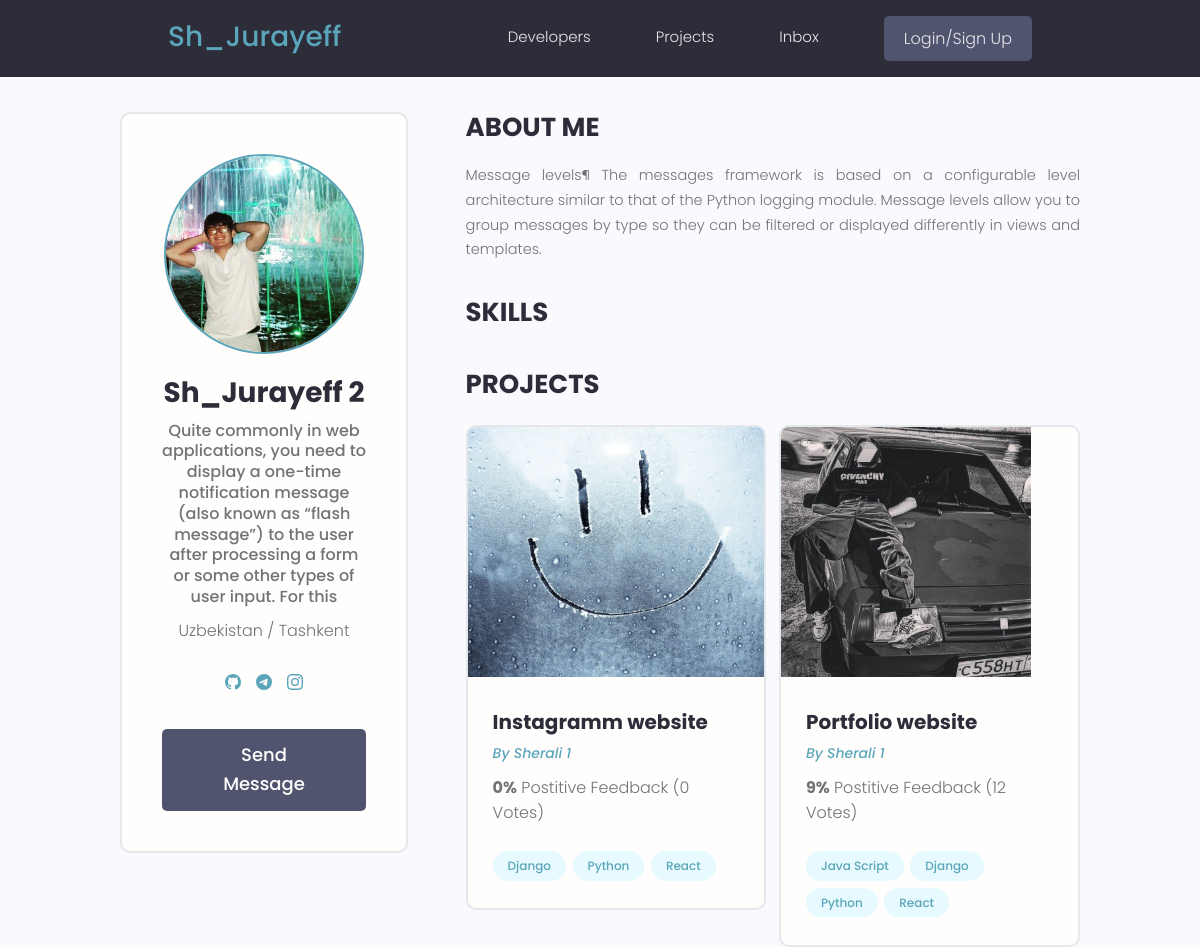
/profile/3ea1f5e0-f111-496e-9ccc-9f44f825f8f7/ (upper part), run on an earlier commit of the app's database.
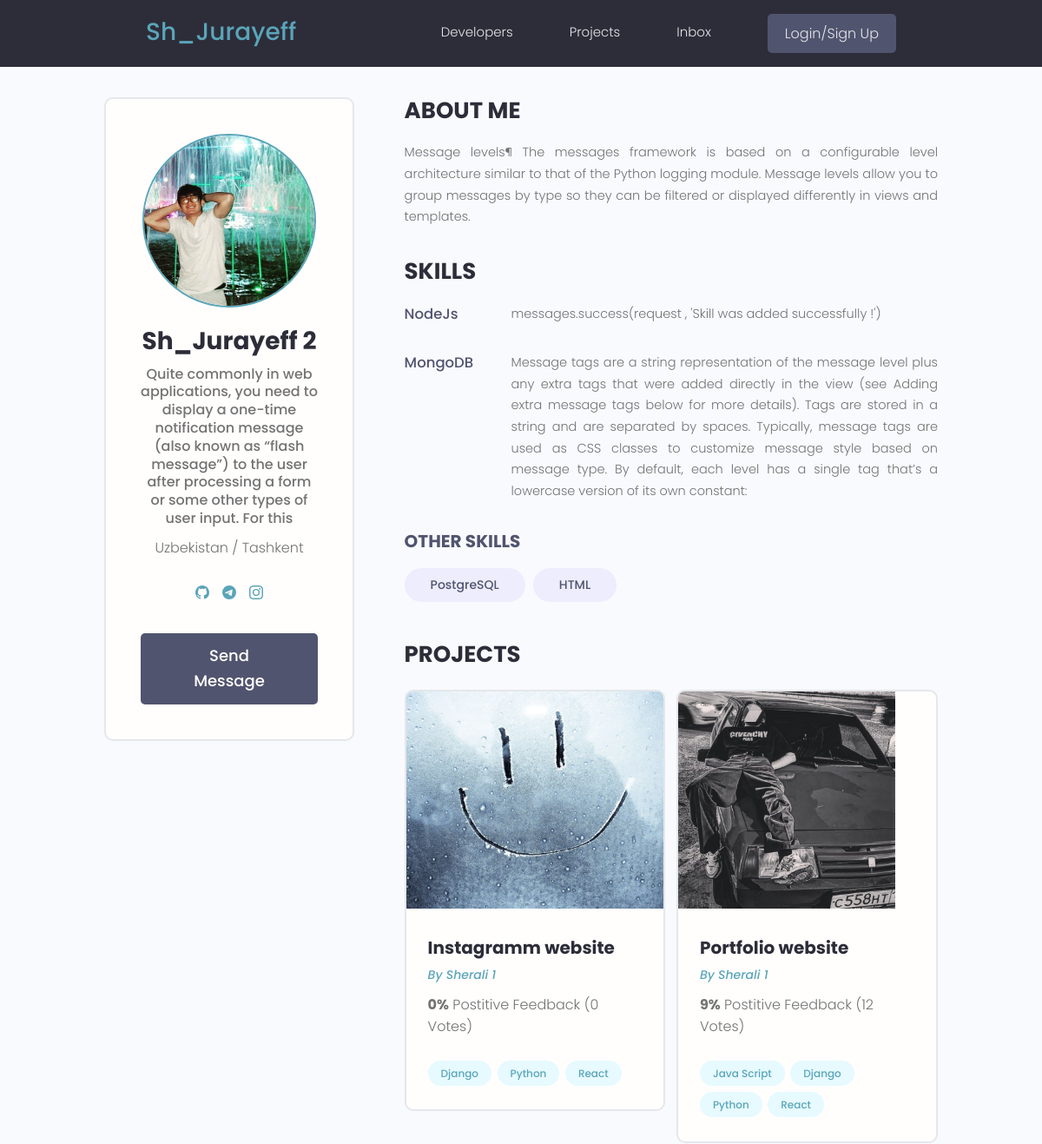
And on a later commit of the database.
### projects/models.py (models this page shows, shortened)
class Project(models.Model):
    owner = models.ForeignKey(Profile , null = True , blank=True , on_delete=models.SET_NULL)
    title = models.CharField(max_length=200)
    description = models.TextField(null=True , blank=True)
    featured_images = models.ImageField(null=True, blank=True , default='default.png')
    demo_link = models.CharField(max_length=200 , null=True , blank=True)
    source_link = models.CharField(max_length=200 , null=True ,blank=True)
    tags = models.ManyToManyField('Tag', blank=True)
    vote_total = models.IntegerField(default=0 , null=True ,blank=True)
    vote_ratio = models.IntegerField(default=0 , null=True ,blank=True)
    created = models.DateTimeField(auto_now_add=True)
    id = models.UUIDField(default=uuid.uuid4 , unique=True ,
                          primary_key=True , editable=False)

class Tag(models.Model):
    name = models.CharField(max_length=200)
    created = models.DateTimeField(auto_now_add=True)
    id = models.UUIDField(default=uuid.uuid4 , unique=True ,
                          primary_key=True , editable=False)
    def __str__(self):
        return self.name

### users/models.py (models this page shows, shortened)
class Profile(models.Model):
    user = models.OneToOneField(User , on_delete=models.CASCADE , null=True , blank=True)
    name = models.CharField(max_length=200 , blank=True  , null=True)
    email = models.EmailField(max_length=200 , blank=True , null=True)
    username = models.CharField(max_length=200 , blank=True  , null=True)
    location = models.CharField(max_length=200 , blank=True  , null=True)
    short_intro =  models.CharField(max_length=200 , blank=True  , null=True)
    bio = models.TextField(blank=True , null=True)
    profile_image = models.ImageField(blank=True ,null=True , upload_to='profiles/' , default='profiles/user-default.png')
    social_github = models.CharField(max_length=200 , blank=True  , null=True)
    social_telegram = models.CharField(max_length=200 , blank=True  , null=True)
    social_instagram = models.CharField(max_length=200 , blank=True  , null=True)
    social_linkedin = models.CharField(max_length=200 , blank=True  , null=True)
    social_twitter = models.CharField(max_length=200 , blank=True  , null=True)
    created_at = models.DateTimeField(auto_now_add=True , null=True ,blank=True)
    id = models.UUIDField(unique=True , default=uuid.uuid4 , primary_key=True , editable=False)

class Skill(models.Model):
    owner = models.ForeignKey(Profile , on_delete=models.CASCADE, null=True)
    name = models.CharField(max_length=200 , blank=True  , null=True)
    description = models.TextField(null=True , blank=True)
    created = models.DateTimeField(auto_now_add=True , null=True , blank=True)
    id = models.UUIDField(unique=True , default=uuid.uuid4 , primary_key=True , editable=False)
    def __str__(self):
        return str(self.name)

### users/views.py (the view)
# urls.py: path('profile/<str:pk>/' , userProfile , name = 'user-profile') ,
def userProfile(request , pk):
    profile = Profile.objects.get(id=pk)
    topSkills = profile.skill_set.exclude(description__exact='')
    otherSkills = profile.skill_set.filter(description = '')
    context = {
        "profile" : profile ,
        'topSkills' : topSkills ,
        'otherSkills' : otherSkills
    }
    return render(request , 'users/user-profile.html' , context)

### users/templates/users/user-profile.html (shortened to what this page needs)
{% extends 'main.html' %}
{% block content %}
<main class="profile my-md">
    <div class="container">
      <div class="layout">
        <div class="column column--1of3">
          <div class="card text-center">
            <div class="card__body dev">
              <img class="avatar avatar--xl" src="{{profile.profile_image.url}}" />
              <h2 class="dev__name">{{profile.username}}</h2>
              <p class="dev__title">{{profile.short_intro}}</p>
              <p class="dev__location">{{profile.location}}</p>
              <ul class="dev__social">
                {% if profile.social_github %}
                <li>
                  <a title="Github" href="{{profile.social_github}}" target="_blank"></a>
                </li>
                {%endif%}
                {% if profile.social_telegram %}
                <li>
                  <a title="Telegram" href="{{profile.social_telegram}}" target="_blank"></a>
                </li>
                {%endif%}
                {% if profile.social_instagram %}
                <li>
                  <a title="Instagram" href="{{profile.social_instagram}}" target="_blank"></a>
                </li>
                {%endif%}
              </ul>
              <a href="#" class="btn btn--sub btn--lg">Send Message </a>
            </div>
          </div>
        </div>
        <div class="column column--2of3">
          <div class="devInfo">
            <h3 class="devInfo__title">About Me</h3>
            <p class="devInfo__about">{{profile.bio}}</p>
          </div>
          <div class="devInfo">
            <h3 class="devInfo__title">Skills</h3>
            <div class="devInfo__skills">
                {%for skill in topSkills %}
              <div class="devSkill">
                <h4 class="devSkill__title">{{skill.name}}</h4>
                <p class="devSkill__info">{{skill.description}}</p>
              </div>
                {%endfor%}
              {% if otherSkills %}
              <h3 class="devInfo__subtitle">Other Skills</h3>
              <div class="devInfo__otherSkills">
                {% for skill in otherSkills %}
                <span class="tag tag--pill tag--sub tag--lg">
                  <small>{{ skill }}</small>
                </span>
                {% endfor %}
              </div>
              {%endif%}
            </div>
          </div>
          <div class="devInfo">
            <h3 class="devInfo__title">Projects</h3>
            <div class="grid grid--two">
                {% for project in profile.project_set.all%}
              <div class="column">
                <div class="card project">
                  <a href="{% url 'project' project.id %}" class="project">
                    <img class="project__thumbnail" src="{{project.featured_images.url}}" alt="project thumbnail" />
                    <div class="card__body">
                      <h3 class="project__title">{{project.title}}</h3>
                      <p><a class="project__author" href="{% url 'user-profile' project.owner.id %}"> By {{project.owner.name}}</a></p>
                      <p class="project--rating">
                        <span style="font-weight: bold;">{{project.vote_ratio}}%</span> Postitive
                        Feedback ({{project.vote_total}} Vote{{project.vote_total|pluralize:'s'}})
                      </p>
                      <div class="project__tags">
                        {% for tag in project.tags.all %}
                        <span class="tag tag--pill tag--main">
                          <small>{{tag}}</small>
                        </span>
                        {%endfor%}
                      </div>
                    </div>
                  </a>
                </div>
              </div>
              {%endfor%}
            </div>
          </div>
        </div>
      </div>
    </div>
  </main>
{% endblock content %}

What changed in the data, as far as the page shows it:
added Skill: name "NodeJs", description "messages.success(request , 'Skill was added successfully !')", shown under "SKILLS"
added Skill: name "MongoDB", description "Message tags are a string representation of the message level plus any extra tags that were added directly in the view (see Adding extra message tags below for more details). Tags are stored in a string and are separated by spaces. Typically, message tags are used as CSS classes to customize message style based on message type. By default, each level has a single tag that’s a lowercase version of its own constant:", shown under "SKILLS"
added Skill: name "PostgreSQL", shown under "OTHER SKILLS"
added Skill: name "HTML", shown under "OTHER SKILLS"
Also different on the page:
text now shown: "OTHER SKILLS"
